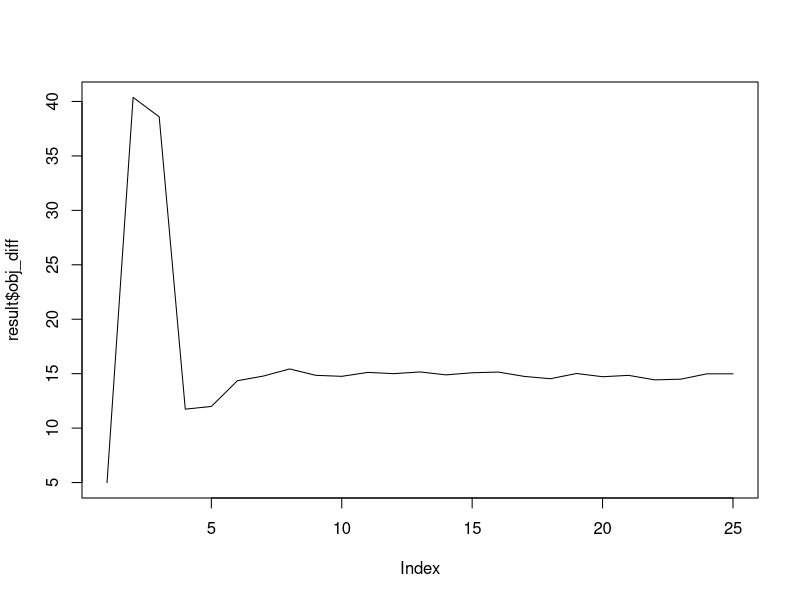

This chart was generated by the following R code:
library(glmnet)
set.seed(123)

elastic_net_interaction <- function(x_df, y, groups, alpha = 0.5, lambda_seq = NULL, nfolds = 5, tol = 1e-4, max_iters = 1000) {

  x <- as.matrix(x_df)
  
  # Create a list of groups, each group containing the column indices of x corresponding to the feature names in char_list
  groups <- lapply(char_list, function(char_group) {
    sapply(char_group, function(feature_name) which(colnames(x_df) == feature_name))
  })
  
  # Define interaction terms
  interaction_terms <- function(x, betas, group1, group2) {
    (x[, group1, drop = FALSE] %*% betas[group1]) * (x[, group2, drop = FALSE] %*% betas[group2])
  }
  
  # learn betas without interaction terms to get starting beta values, using ridge
  fit_beta0 <- cv.glmnet(x, y, alpha = 0, lambda = lambda_seq, nfolds = nfolds)
  best_lambda <- fit_beta0$lambda.min
  beta_main <- coef(fit_beta0, s = best_lambda)[-1]  # exclude intercept
  
  # calculate interaction terms for all combinations of groups
  n_groups <- length(groups)
  interaction_indices <- t(combn(n_groups, 2))
  
  # initialize interaction matrix
  n_combinations <- ncol(combn(n_groups, 2))
  interactions <- matrix(0, nrow(x), n_combinations)
  
  # Calculate interaction terms using the current betas
  for (i in seq_len(nrow(interaction_indices))) {
    group1 <- groups[[interaction_indices[i, 1]]]
    group2 <- groups[[interaction_indices[i, 2]]]
    interactions[, i] <- interaction_terms(x, beta_main, group1, group2)
  }
  
  # make feature matrix with original features and interactions
  x_with_interactions <- cbind(x, interactions)
  
  # initialize variables for convergence checking
  converged <- FALSE
  iter <- 0
  obj_diff <- NULL
  betas <- rep(1, ncol(x_with_interactions))
  dev_glmnet <- obj_dev <- Inf
  
  # Learn betas outside the interaction term until convergence
  while (!converged && iter < max_iters) {
    iter <- iter + 1
    if(!iter %% 10) cat("iter =", iter, "; dev_glmnet =", dev_glmnet, "; obj_dev =", obj_dev, "\n")
    # Calculate interaction terms using the current betas
    for (i in seq_len(nrow(interaction_indices))) {
      group1 <- groups[[interaction_indices[i, 1]]]
      group2 <- groups[[interaction_indices[i, 2]]]
      interactions[, i] <- interaction_terms(x, beta_main, group1, group2)
    }
    
    # Make feature matrix with original features and interactions
    x_with_interactions <- cbind(x, interactions)
    
    # Fit model
    pf <- betas
    pf[pf == 0] <- 1e-2
    pf <- 1 / pf
    fit_with_interactions <- cv.glmnet(x_with_interactions, y, alpha = alpha, lambda = lambda_seq, nfolds = nfolds, penalty.factor = pf)
    best_lambda <- fit_with_interactions$lambda.min
    
    # Update betas using the new beta values
    new_betas <- as.vector(coef(fit_with_interactions))[-1]  # exclude intercept
    

    new_beta_main <- new_betas[1:ncol(x)]
    
    best_lambda_idx <- which(fit_with_interactions$lambda == best_lambda)
    dev_glmnet_curr <-  (1 - fit_with_interactions$glmnet$dev.ratio[best_lambda_idx]) * fit_with_interactions$glmnet$nulldev
    obj_dev <- abs(dev_glmnet_curr - dev_glmnet)/dev_glmnet_curr
    if ( obj_dev < tol ) {  # Only check convergence for the betas without interaction terms
      converged <- TRUE
    } else {
      dev_glmnet <- dev_glmnet_curr
      beta_main <- new_beta_main
      betas <- new_betas  # Update betas only if not converged
    }
    
    obj_diff <- c(obj_diff, dev_glmnet)
  }
  # betas <- new_betas
  beta_interaction <- betas[(ncol(x) + 1):length(betas)]
  
  # make named vectors for beta_main and beta_interaction
  named_beta_main <- setNames(beta_main, colnames(x_df))
  
  # make named vector for beta_interaction
  interaction_names <- apply(interaction_indices, 1, function(idx) {
    paste(names(char_list)[idx[1]], "*", names(char_list)[idx[2]])
  })
  named_beta_interaction <- setNames(beta_interaction, interaction_names)
  
  return(list(obj_diff=obj_diff, beta_main = named_beta_main, beta_interaction = named_beta_interaction, iterations = iter, best_lambda = best_lambda))
  # return(list(beta_main = beta_main, beta_interaction = beta_interaction, iterations = iter, best_lambda = best_lambda))
}

# Create a synthetic dataset with some interaction effect
set.seed(42)
n <- 100
p <- 20

X_df <- matrix(rnorm(n * p), n, p)
colnames(X_df) <- paste0("X", 1:p)

X_df <- cbind(X_df, matrix(rnorm(n*100), nrow = n))

# Create true betas
true_betas <- runif(p, -1, 1)
true_betas <- c(true_betas, rep(0,100))

beta1 <- matrix(true_betas[1:5], ncol=1)
beta2 <- matrix(true_betas[6:10], ncol=1)

# Define character lists for each group of features
char_group1 <- colnames(X_df)[1:5]
char_group2 <- colnames(X_df)[6:10]
char_group3 <- colnames(X_df)[11:15]
char_group4 <- colnames(X_df)[16:20]

X_group1 = X_df[, 1:5]
X_group2 = X_df[, char_group2]

# Add interaction effects
interaction_effect <- (X_group1 %*% beta1) * (X_group2 %*% beta2) * 1
X_mat <- as.matrix(X_df)
y <- X_mat %*% true_betas + interaction_effect + rnorm(n)

char_list <- list(group1 = char_group1,
                  group2 = char_group2,
                  group3 = char_group3,
                  group4 = char_group4)

x_df <- scale(X_df)
y <- scale(y)
# Run the elastic net interaction function
set.seed(123)
result <- elastic_net_interaction(x_df, y, char_list, alpha = 0.2, lambda_seq = NULL, nfolds = 5, tol = 1e-3, max_iters = 300)
# Print the results
print(result)
plot(result$obj_diff, type = "l", lty = 1)

